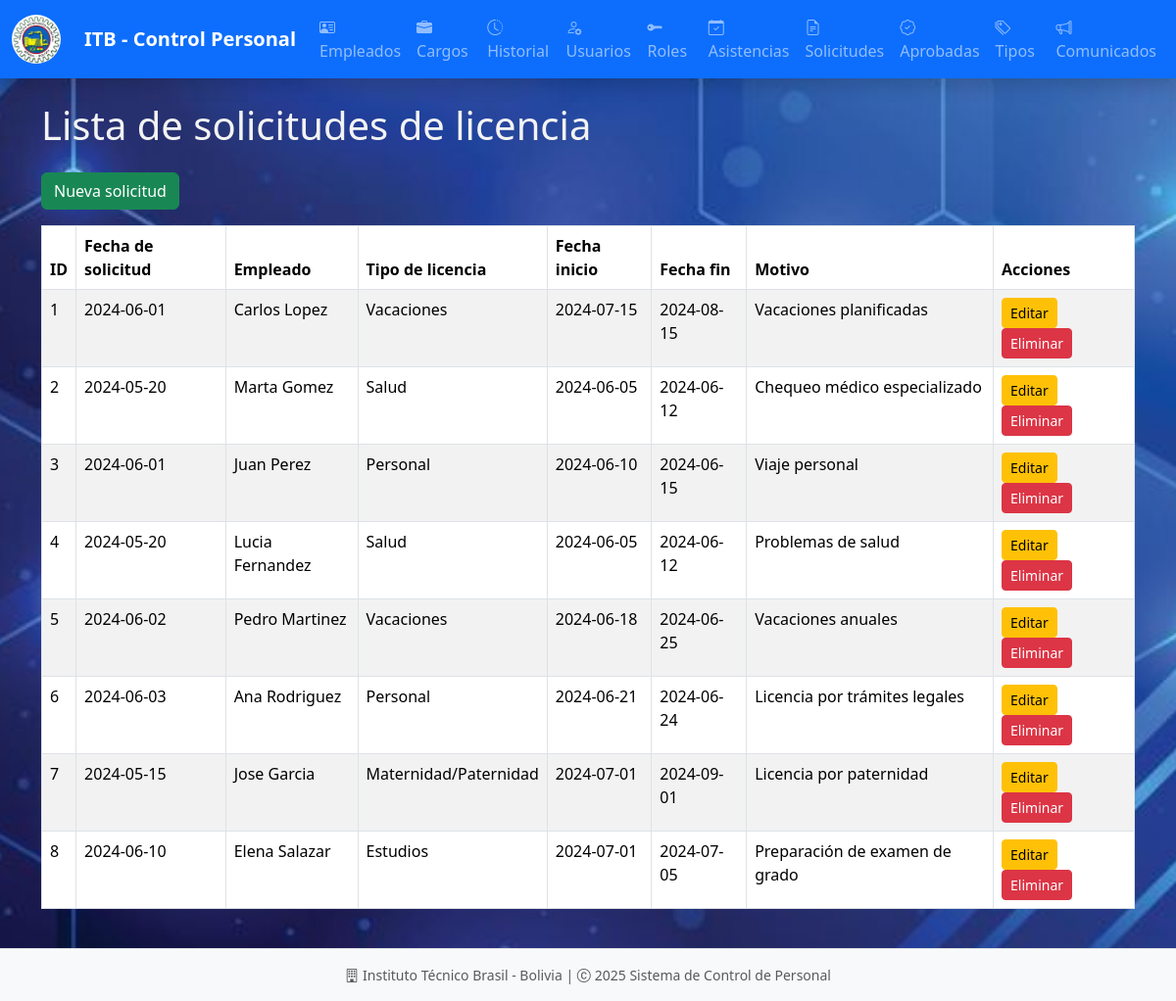
Before: /solicitudes_licencia/ with the older database file.
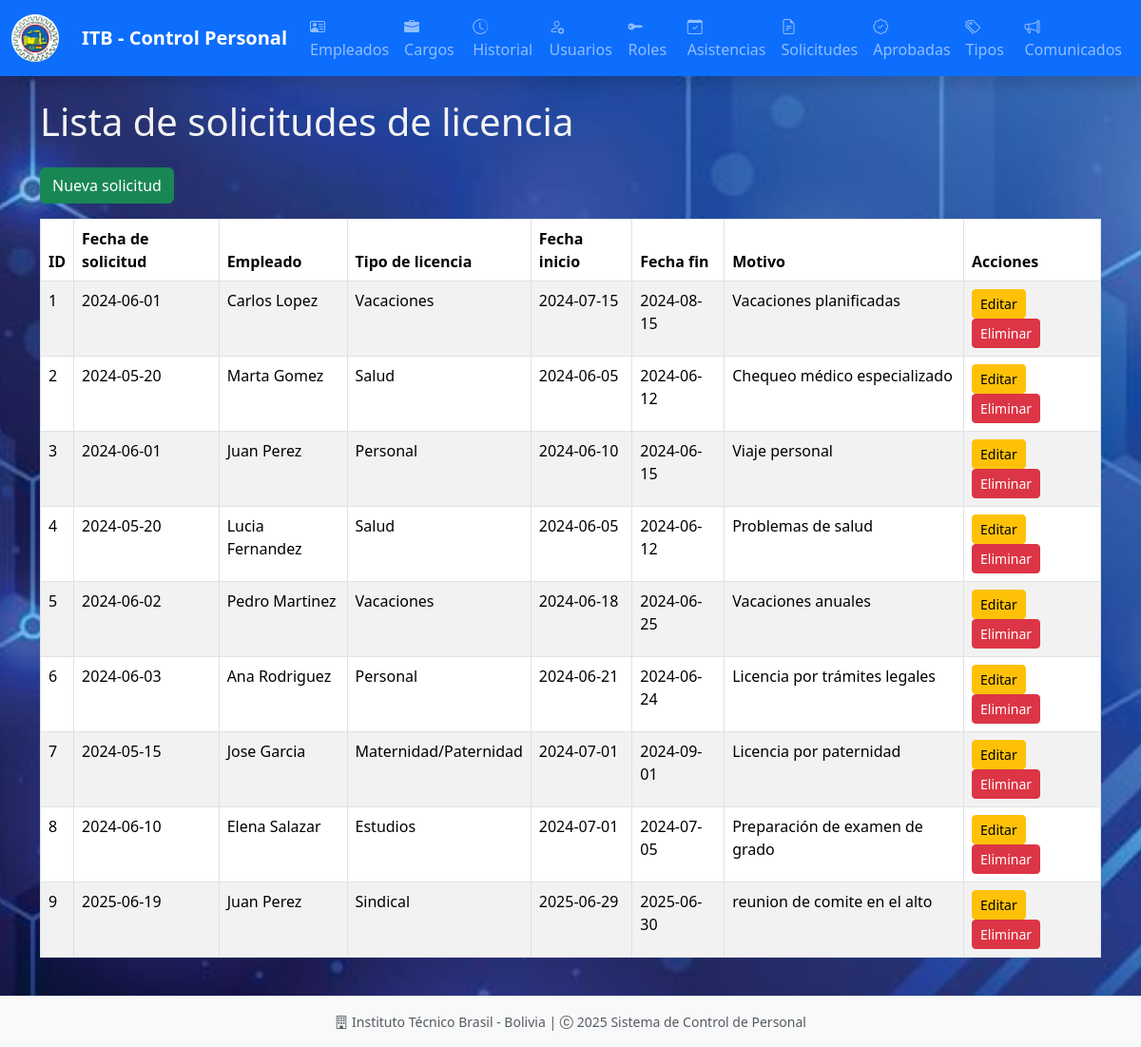
After: the same page with the newer database file.
### models/solicitud_licencia_model.py (models this page shows, shortened)
class SolicitudLicencia(db.Model):
    __tablename__ = "solicitudes_licencia"
    id = db.Column(db.Integer, primary_key=True)
    fecha_solicitud = db.Column(db.Date, default=date.today, nullable=False)
    fecha_inicio = db.Column(db.Date, nullable=False)
    fecha_fin = db.Column(db.Date, nullable=False)
    motivo = db.Column(db.Text, nullable=False)
    empleado_id = db.Column(db.Integer, db.ForeignKey('empleados.id'), nullable=False)
    tipo_licencia_id = db.Column(db.Integer, db.ForeignKey('tipos_licencia.id'), nullable=False)
    empleado = db.relationship('Empleado', back_populates='solicitudes_licencia')
    tipo_licencia = db.relationship('TipoLicencia', back_populates='solicitudes')
    licencia_aprobada = db.relationship('LicenciaAprobada', back_populates='solicitud_licencia', uselist=False)
    @staticmethod
    def get_all():
        return SolicitudLicencia.query.all()

### models/empleado_model.py (models this page shows, shortened)
class Empleado(db.Model):
    __tablename__ = "empleados"
    id = db.Column(db.Integer, primary_key=True)
    nombre = db.Column(db.String(255), nullable=False)
    apellido = db.Column(db.String(255), nullable=False)
    ci = db.Column(db.String(20), nullable=False, unique=True)
    email = db.Column(db.String(255), nullable=False, unique=True)
    telefono = db.Column(db.String(20), nullable=False)
    fecha = db.Column(db.DateTime, nullable=False, default=datetime.utcnow)
    cargo_id = db.Column(db.Integer, db.ForeignKey('cargos.id'), nullable=False)
    cargo = db.relationship('Cargo', back_populates='empleados')
    usuarios = db.relationship('Usuario', back_populates='empleado', uselist=False)
    asistencias = db.relationship('Asistencia', back_populates='empleado', cascade='all, delete-orphan')
    historial_laboral = db.relationship('Historial', back_populates='empleado', cascade='all, delete-orphan')
    licencias_aprobadas = db.relationship('LicenciaAprobada', back_populates='empleado', cascade='all, delete-orphan')
    solicitudes_licencia = db.relationship('SolicitudLicencia', back_populates='empleado', cascade='all, delete-orphan')
    def delete(self):
        db.session.delete(self)
        db.session.commit()

### models/tipo_licencia_model.py (models this page shows, shortened)
class TipoLicencia(db.Model):
    __tablename__ = 'tipos_licencia'
    id = db.Column(db.Integer, primary_key=True)
    nombre = db.Column(db.String(100), nullable=False)
    descripcion = db.Column(db.String(200))
    solicitudes = db.relationship('SolicitudLicencia', back_populates='tipo_licencia', cascade='all, delete-orphan')
    def delete(self):
        db.session.delete(self)
        db.session.commit()

### controllers/solicitud_licencia_controller.py (the view)
@solicitud_licencia_bp.route('/')
def index():
    solicitudes = SolicitudLicencia.get_all()
    return solicitud_licencia_view.list(solicitudes)

### run.py (called while the page is built)
@app.context_processor
def inject_active_path():
    def is_active(path):
        return 'active' if request.path == path else ''
    return(dict(is_active = is_active))

### views/solicitud_licencia_view.py (called while the page is built)
def list(solicitudes):
    return render_template('admin/solicitud_licencias/index.html', solicitudes=solicitudes)

### templates/admin/solicitud_licencias/index.html (shortened to what this page needs)
{% extends 'admin/base.html' %}
{% block content %}
<h1 class="mb-4">Lista de solicitudes de licencia</h1>
<a href="{{ url_for('solicitud_licencia.create') }}" class="btn btn-success mb-3">Nueva solicitud</a>
<table class="table table-striped table-bordered table-hover">
    <thead class="thead-dark">
        <tr>
            <th>ID</th>
            <th>Fecha de solicitud</th>
            <th>Empleado</th>
            <th>Tipo de licencia</th>
            <th>Fecha inicio</th>
            <th>Fecha fin</th>
            <th>Motivo</th>
            <th>Acciones</th>
        </tr>
    </thead>
    <tbody>
        {% for solicitud in solicitudes %}
        <tr>
            <td>{{ solicitud.id }}</td>
            <td>{{ solicitud.fecha_solicitud.strftime('%Y-%m-%d') if solicitud.fecha_solicitud else '' }}</td>
            <td>{{ solicitud.empleado.nombre}} {{ solicitud.empleado.apellido}}</td>
            <td>{{ solicitud.tipo_licencia.nombre }}</td>
            <td>{{ solicitud.fecha_inicio.strftime('%Y-%m-%d') if solicitud.fecha_inicio else '' }}</td>
            <td>{{ solicitud.fecha_fin.strftime('%Y-%m-%d') if solicitud.fecha_fin else '' }}</td>
            <td>{{ solicitud.motivo }}</td>
            <td>
                <a href="{{ url_for('solicitud_licencia.edit', id=solicitud.id) }}" class="btn btn-warning btn-sm">Editar</a>
                <a href="{{ url_for('solicitud_licencia.delete', id=solicitud.id) }}" class="btn btn-danger btn-sm ml-2" onclick="return confirm('¿Estás seguro de eliminar esta solicitud?');">Eliminar</a>
            </td>
        </tr>
        {% endfor %}
    </tbody>
</table>
{% endblock %}

### templates/admin/base.html (shortened to what this page needs)
<!doctype html>
<html lang="es" data-bs-theme="light">
<head>
  <link href="https://cdn.jsdelivr.net/npm/bootstrap@5.3.3/dist/css/bootstrap.min.css" rel="stylesheet">
  <link rel="stylesheet" href="https://cdn.jsdelivr.net/npm/bootstrap-icons@1.11.3/font/bootstrap-icons.min.css">
  <link rel="stylesheet" href="{{ url_for('static', filename='style/style_admin.css') }}">
</head>
<body class="d-flex flex-column min-vh-100">
  <nav class="navbar navbar-expand-lg navbar-dark bg-primary shadow sticky-top">
    <div class="container-fluid">
      <a class="navbar-brand d-flex align-items-center gap-2" href="{{ url_for('admin.dashboard') }}">
        <div class="d-flex align-items-center gap-2">
          <img src="{{ url_for('static', filename='images/logo_itb.jpg') }}" class="rounded-circle" height="50" width="50">
        </div>
        <span class="fw-semibold fs-5 m-0 ms-3">ITB - Control Personal</span>
      </a>
      <div class="collapse navbar-collapse" id="navbarNav">
        <ul class="navbar-nav me-auto mb-2 mb-lg-0">
          <li class="nav-item"><a class="nav-link" href="{{ url_for('admin.empleados') }}"><i class="bi bi-person-vcard me-1"></i>Empleados</a></li>
          <li class="nav-item"><a class="nav-link" href="{{ url_for('admin.cargos') }}"><i class="bi bi-briefcase-fill me-1"></i>Cargos</a></li>
          <li class="nav-item"><a class="nav-link" href="{{ url_for('admin.historiales') }}"><i class="bi bi-clock-history me-1"></i>Historial</a></li>
          <li class="nav-item"><a class="nav-link" href="{{ url_for('admin.usuarios') }}"><i class="bi bi-person-gear me-1"></i>Usuarios</a></li>
          <li class="nav-item"><a class="nav-link" href="{{ url_for('admin.roles') }}"><i class="bi bi-key-fill me-1"></i>Roles</a></li>
          <li class="nav-item"><a class="nav-link" href="{{ url_for('admin.asistencias') }}"><i class="bi bi-calendar-check me-1"></i>Asistencias</a></li>
          <li class="nav-item"><a class="nav-link" href="{{ url_for('solicitud_licencia.index') }}"><i class="bi bi-file-earmark-text me-1"></i>Solicitudes</a></li>
          <li class="nav-item"><a class="nav-link" href="{{ url_for('licencia_aprobada.index') }}"><i class="bi bi-patch-check me-1"></i>Aprobadas</a></li>
          <li class="nav-item"><a class="nav-link" href="{{ url_for('tipo_licencia.index') }}"><i class="bi bi-tags me-1"></i>Tipos</a></li>
          <li class="nav-item"><a class="nav-link" href="{{ url_for('admin.comunicados') }}"><i class="bi bi-megaphone me-1"></i>Comunicados</a></li>
        </ul>
      </div>
    </div>
  </nav>
  <main class="container my-4 content-wrapper flex-grow-1">
    {% block content %}{% endblock %}
  </main>
  <footer class="bg-light border-top py-3 mt-auto">
    <div class="container text-center text-muted small">
      <i class="bi bi-building me-1"></i>Instituto Técnico Brasil - Bolivia | <i class="bi bi-c-circle me-1"></i>2025 Sistema de Control de Personal
    </div>
  </footer>
</body>
</html>

### static/style/style_admin.css (style rules this page uses)
:root { --primary-color: #0d6efd; --secondary-color: #6c757d; --success-color: #198754; --info-color: #0dcaf0; --warning-color: #ffc107; --danger-color: #dc3545; --light-color: #f8f9fa; --dark-color: #212529; }
body { font-family: 'Segoe UI', Tahoma, Geneva, Verdana, sans-serif; background-image: url('../images/background.jpg'); background-size: cover; background-repeat: no-repeat; background-attachment: fixed; background-position: center; color: #f3f3f3; }
.navbar { box-shadow: 0 2px 10px rgba(0, 0, 0, 0.1); }
.navbar-brand img { transition: transform 0.3s ease; height: 50px; width: 50px; object-fit: cover; border-radius: 50%; }
.content-wrapper { animation: fadeIn 0.5s ease-out; }

Changed rows visible on the page:
added SolicitudLicencia: id "9", fecha_solicitud "2025-06-19", empleado.nombre "Juan", empleado.apellido "Perez", tipo_licencia.nombre "Sindical", fecha_inicio "2025-06-29", fecha_fin "2025-06-30", motivo "reunion de comite en el alto"
